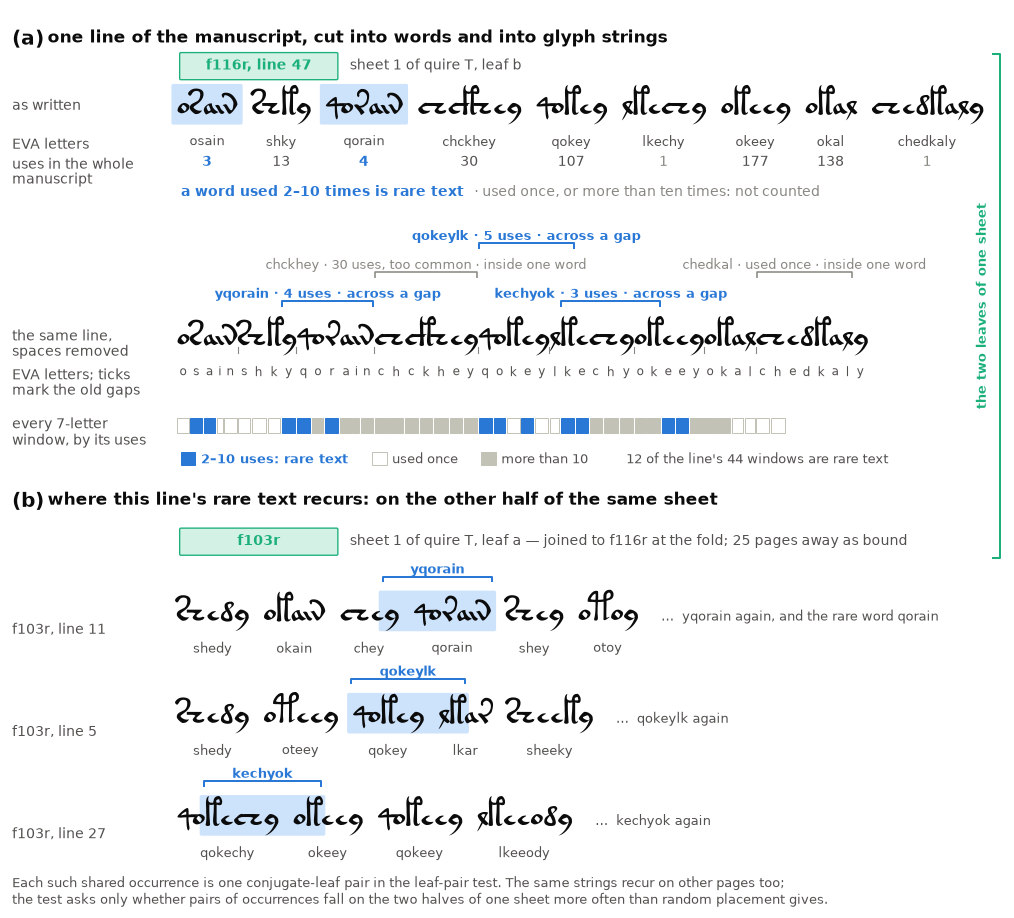

This chart was generated by the following Python code:
"""Main-text figure (next to the definition of rare types): one line of the manuscript, every
window classified, and where its rare text recurs on the conjugate leaf.  Figure S2
(fig_es_raretext.py) is the crisp version for the executive summary; the data and glyph
helpers are shared in raretext_data.py.

(a) One line of f116r (Takahashi IT2a transcription, line 47) set in Voynich glyphs, with the
    EVA transliteration and, under each word, how often that word type occurs in the whole
    manuscript.  A word used 2-10 times is rare text (blue).  Below it the same line with the
    spaces removed: every position starts a 7-letter window, and every window is a "glyph
    string" type counted over the whole manuscript in the same way.  Most windows straddle a
    word gap, so a rare glyph string is usually a fragment of a word *pair*.  The strip under
    the stream classifies all 44 windows of the line.
(b) Where the rare text of that line recurs: three of its rare glyph strings and its rare word
    also occur on f103r, the other half of the same physical sheet (sheet 1 of quire T),
    25 pages away in the binding.  Such an occurrence pair is one "conjugate-leaf" pair in the
    leaf test of Finding 2.

Glyphs: fonts/VoynichUnicode.ttf (UCSUR block U+FF400; see fonts/README.md), laid out letter
by letter from the font's own advance widths so that windows can be bracketed exactly.

Counts: IT2a stream as loaded by scripts/doubleton_gaps.py (37,759 tokens, 225 pages,
uncertain tokens dropped), 7-grams over the space-stripped page text with extended-EVA codes
as single symbols, exactly as scripts/glyph_ngram_leaf_test.py builds them.  Hard-coded below;
`uv run python fig_raretext.py --recount` re-derives them from DATA_ROOT and fails if they
differ.  Source: record §7 (units), Table S1 (quire T sheet 1 = f103/f116).
"""

from __future__ import annotations

from matplotlib.patches import FancyBboxPatch, Rectangle

from raretext_data import (
    BOUNDS,
    CALLOUTS,
    LINE_NO,
    PAGE_A,
    PAGE_B,
    RECUR,
    STREAM,
    WIN_K,
    WORD_K,
    WORDS,
    N,
    bracket,  # fmt: skip
    draw_eva,
    is_cross,
    kind,
    maybe_recount,
)
from style import *

COL = {"rare": C_IT2A, "once": "white", "common": C_NULL}
EDGE = {"rare": C_IT2A, "once": AXIS, "common": C_NULL}
TXT = {"rare": C_IT2A, "once": MUTED, "common": INK2}

maybe_recount()

# ---- figure ------------------------------------------------------------------------
W_PT, H_PT = W_FULL * 72, 5.7 * 72
fig = plt.figure(figsize=(W_FULL, H_PT / 72))
ax = fig.add_axes([0, 0, 1, 1])
ax.set_xlim(0, W_PT)
ax.set_ylim(0, H_PT)
ax.axis("off")

GS = 11.5  # glyph size (pt)
X0 = 78  # left edge of the text column (row labels live to the left)
LABX = 4
GAP = 6.5  # word gap (pt) in the spaced lines


def rowlabel(y, text):
    ax.text(LABX, y, text, fontsize=6.4, color=INK2, ha="left", va="top", linespacing=1.15)


def leaf_tag(x, y, text, w=70):
    ax.add_patch(FancyBboxPatch((x, y - 4), w, 11, boxstyle="round,pad=0.6", fc=C_STACKED_WASH, ec=C_STACKED, lw=0.6, zorder=2))
    ax.text(x + w / 2, y, text, fontsize=6.4, color=C_STACKED, ha="center", va="baseline", fontweight="semibold", zorder=3)


# (a) ---------------------------------------------------------------------------------
yA = H_PT - 12
ax.text(LABX, yA, "(a)", fontsize=9, fontweight="bold", color=INK, va="top", ha="left")
ax.text(LABX + 16, yA, "one line of the manuscript, cut into words and into glyph strings",
        fontsize=7.6, color=INK, va="top", ha="left", fontweight="semibold")  # fmt: skip

# row 1: the line as written, words spaced
y1 = yA - 38
words = WORDS
x = X0
for w in words:
    sp = draw_eva(ax, x, y1, w, GS, color=INK)
    x0, x1 = sp[0][0], sp[-1][1]
    kk = kind(WORD_K[w])
    if kk == "rare":
        ax.add_patch(FancyBboxPatch((x0 - 1.5, y1 - 4), x1 - x0 + 3, GS * 1.45, boxstyle="round,pad=0.8",
                                    fc=C_BLUE_WASH, ec="none", zorder=1))  # fmt: skip
    ax.text((x0 + x1) / 2, y1 - 9.5, w, fontsize=6.0, color=INK2, ha="center", va="top")
    ax.text((x0 + x1) / 2, y1 - 18.5, f"{WORD_K[w]}", fontsize=6.4, color=TXT[kk], ha="center", va="top",
            fontweight="bold" if kk == "rare" else "normal")  # fmt: skip
    x = x1 + GAP
leaf_tag(X0 + 2, y1 + 20, f"{PAGE_A}, line {LINE_NO}")
ax.text(X0 + 78, y1 + 20, "sheet 1 of quire T, leaf b", fontsize=6.2, color=INK2, ha="left", va="baseline")
rowlabel(y1 + 8, "as written")
rowlabel(y1 - 9.5, "EVA letters")
rowlabel(y1 - 18.5, "uses in the whole\nmanuscript")
ax.text(X0 + 2, y1 - 32, "a word used 2–10 times is rare text", fontsize=6.2, color=C_IT2A, ha="left", va="top", fontweight="semibold")
ax.text(X0 + 2 + 132, y1 - 32, "· used once, or more than ten times: not counted", fontsize=6.2, color=MUTED, ha="left", va="top")

# row 2: the stream, spaces removed
y2 = y1 - 104
stream = STREAM
bounds = BOUNDS
gspans = draw_eva(ax, X0, y2, stream, GS, color=INK)
for i, ch in enumerate(stream):
    x0, x1 = gspans[i]
    ax.text((x0 + x1) / 2, y2 - 9.5, ch, fontsize=5.4, color=INK2, ha="center", va="top")
for b in bounds:  # tick marks where the word gaps were
    xb = gspans[b][0]
    ax.plot([xb, xb], [y2 - 3.5, y2 - 1], color=MUTED, lw=0.5, zorder=3)
rowlabel(y2 + 8, "the same line,\nspaces removed")
rowlabel(y2 - 9.5, "EVA letters; ticks\nmark the old gaps")

# strip of all windows
ys = y2 - 33
SH = 6.5
for i, k in enumerate(WIN_K):
    x0 = gspans[i][0]
    x1 = gspans[i + 1][0]
    kk = kind(k)
    ax.add_patch(Rectangle((x0 + 0.4, ys - SH), x1 - x0 - 0.8, SH, fc=COL[kk], ec=EDGE[kk], lw=0.45, zorder=3))
rowlabel(ys + 1, "every 7-letter\nwindow, by its uses")
xl = X0 + 2
yl = ys - SH - 10
for kk, lab in (("rare", "2–10 uses: rare text"), ("once", "used once"), ("common", "more than 10")):
    ax.add_patch(Rectangle((xl, yl - 4.5), 6.5, 6, fc=COL[kk], ec=EDGE[kk], lw=0.45, zorder=3))
    ax.text(xl + 9, yl - 3.7, lab, fontsize=6.0, color=TXT[kk] if kk == "rare" else INK2, ha="left", va="baseline",
            fontweight="semibold" if kk == "rare" else "normal")  # fmt: skip
    xl += 9 + len(lab) * 3.35 + 10
n_rare = sum(1 for k in WIN_K if kind(k) == "rare")
ax.text(xl + 6, yl - 3.7, f"{n_rare} of the line's {len(WIN_K)} windows are rare text", fontsize=6.0, color=INK2, ha="left", va="baseline")

# call-outs above the stream
for start, tier, _others in CALLOUTS:
    k = WIN_K[start]
    kk = kind(k)
    x0 = gspans[start][0] + 0.5
    x1 = gspans[start + N - 1][1] - 0.5
    cross = is_cross(start)
    yb = y2 + GS * 1.5 + 13 * tier
    col = C_IT2A if kk == "rare" else MUTED
    bracket(ax, x0, x1, yb, 2.5, col, lw=0.9 if kk == "rare" else 0.7)
    s = stream[start : start + N]
    where = "across a gap" if cross else "inside one word"
    if kk == "rare":
        ax.text((x0 + x1) / 2, yb + 4, f"{s} · {k} uses · {where}", fontsize=5.8, color=col, ha="center", va="baseline", fontweight="semibold")
    else:
        why = "used once" if kk == "once" else f"{k} uses, too common"
        ax.text((x0 + x1) / 2, yb + 4, f"{s} · {why} · {where}", fontsize=5.8, color=col, ha="center", va="baseline")

# (b) ---------------------------------------------------------------------------------
yB = y2 - 66
ax.text(LABX, yB, "(b)", fontsize=9, fontweight="bold", color=INK, va="top", ha="left")
ax.text(LABX + 16, yB, "where this line's rare text recurs: on the other half of the same sheet",
        fontsize=7.6, color=INK, va="top", ha="left", fontweight="semibold")  # fmt: skip
leaf_tag(X0 + 2, yB - 24, f"{PAGE_B}")
ax.text(X0 + 78, yB - 24, "sheet 1 of quire T, leaf a — joined to f116r at the fold; 25 pages away as bound",
        fontsize=6.2, color=INK2, ha="left", va="baseline")  # fmt: skip

yr = yB - 58
for where, frag, target, note in RECUR:
    rowlabel(yr, where)
    fstream = frag.replace(".", "")
    x = X0
    spans_all = []
    for w in frag.split("."):
        sp = draw_eva(ax, x, yr, w, GS, color=INK)
        spans_all.extend(sp)
        ax.text((sp[0][0] + sp[-1][1]) / 2, yr - 9.5, w, fontsize=6.0, color=INK2, ha="center", va="top")
        x = sp[-1][1] + GAP
    j = fstream.index(target)
    x0 = spans_all[j][0] - 0.5
    x1 = spans_all[j + N - 1][1] + 0.5
    # a window that spans a gap covers the gap too: shade the whole span
    ax.add_patch(FancyBboxPatch((x0 - 1, yr - 4), x1 - x0 + 2, GS * 1.45, boxstyle="round,pad=0.8", fc=C_BLUE_WASH, ec="none", zorder=1))
    bracket(ax, x0, x1, yr + GS * 1.5, 2.5, C_IT2A, lw=0.9)
    ax.text((x0 + x1) / 2, yr + GS * 1.5 + 4, target, fontsize=5.8, color=C_IT2A, ha="center", va="baseline", fontweight="semibold")
    tail = f"…  {target} again" + (f", {note}" if note else "")
    ax.text(x + 4, yr, tail, fontsize=6.0, color=INK2, ha="left", va="baseline")
    yr -= 46

# the conjugate-leaf bracket at the far right, joining the two page tags
xr = W_PT - 8
ya_top, yb_bot = y1 + 27, yB - 30
ax.plot([xr, xr + 3, xr + 3, xr], [ya_top, ya_top, yb_bot, yb_bot], color=C_STACKED, lw=0.9, zorder=2)
ax.text(xr - 2, (ya_top + yb_bot) / 2, "the two leaves of one sheet", fontsize=6.0, color=C_STACKED,
        rotation=90, ha="right", va="center", fontweight="semibold")  # fmt: skip

# closing line
ax.text(LABX, 18,
        "Each such shared occurrence is one conjugate-leaf pair in the leaf-pair test. The same strings recur on other pages too;\n"
        "the test asks only whether pairs of occurrences fall on the two halves of one sheet more often than random placement gives.",
        fontsize=6.0, color=INK2, ha="left", va="top", linespacing=1.25)  # fmt: skip

save(fig, "fig_raretext")
